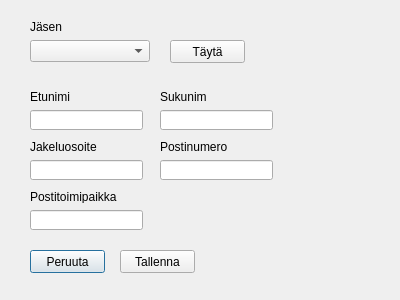
<?xml version="1.0" encoding="UTF-8"?>
<ui version="4.0">
 <class>Dialog</class>
 <widget class="QDialog" name="Dialog">
  <property name="geometry">
   <rect>
    <x>0</x>
    <y>0</y>
    <width>400</width>
    <height>300</height>
   </rect>
  </property>
  <property name="windowTitle">
   <string>Dialog</string>
  </property>
  <widget class="QComboBox" name="editMemberComboBox">
   <property name="geometry">
    <rect>
     <x>30</x>
     <y>40</y>
     <width>120</width>
     <height>22</height>
    </rect>
   </property>
  </widget>
  <widget class="QLineEdit" name="editMemberFirstNameLineEdit">
   <property name="geometry">
    <rect>
     <x>30</x>
     <y>110</y>
     <width>113</width>
     <height>20</height>
    </rect>
   </property>
  </widget>
  <widget class="QLineEdit" name="editMemberLastNameLineEdit">
   <property name="geometry">
    <rect>
     <x>160</x>
     <y>110</y>
     <width>113</width>
     <height>20</height>
    </rect>
   </property>
  </widget>
  <widget class="QLineEdit" name="editMemberPostalAddressLineEdit">
   <property name="geometry">
    <rect>
     <x>30</x>
     <y>160</y>
     <width>113</width>
     <height>20</height>
    </rect>
   </property>
  </widget>
  <widget class="QLineEdit" name="editMemberZipLineEdit">
   <property name="geometry">
    <rect>
     <x>160</x>
     <y>160</y>
     <width>113</width>
     <height>20</height>
    </rect>
   </property>
  </widget>
  <widget class="QLineEdit" name="editMemberCityLineEdit">
   <property name="geometry">
    <rect>
     <x>30</x>
     <y>210</y>
     <width>113</width>
     <height>20</height>
    </rect>
   </property>
  </widget>
  <widget class="QLabel" name="label">
   <property name="geometry">
    <rect>
     <x>30</x>
     <y>90</y>
     <width>47</width>
     <height>13</height>
    </rect>
   </property>
   <property name="text">
    <string>Etunimi</string>
   </property>
  </widget>
  <widget class="QLabel" name="label_2">
   <property name="geometry">
    <rect>
     <x>30</x>
     <y>20</y>
     <width>47</width>
     <height>13</height>
    </rect>
   </property>
   <property name="text">
    <string>Jäsen</string>
   </property>
  </widget>
  <widget class="QLabel" name="label_3">
   <property name="geometry">
    <rect>
     <x>160</x>
     <y>90</y>
     <width>47</width>
     <height>13</height>
    </rect>
   </property>
   <property name="text">
    <string>Sukunimi</string>
   </property>
  </widget>
  <widget class="QLabel" name="label_4">
   <property name="geometry">
    <rect>
     <x>30</x>
     <y>140</y>
     <width>70</width>
     <height>13</height>
    </rect>
   </property>
   <property name="text">
    <string>Jakeluosoite</string>
   </property>
  </widget>
  <widget class="QLabel" name="label_5">
   <property name="geometry">
    <rect>
     <x>160</x>
     <y>140</y>
     <width>70</width>
     <height>13</height>
    </rect>
   </property>
   <property name="text">
    <string>Postinumero</string>
   </property>
  </widget>
  <widget class="QLabel" name="label_6">
   <property name="geometry">
    <rect>
     <x>30</x>
     <y>190</y>
     <width>90</width>
     <height>13</height>
    </rect>
   </property>
   <property name="text">
    <string>Postitoimipaikka</string>
   </property>
  </widget>
  <widget class="QPushButton" name="editMemberCancelPushButton">
   <property name="geometry">
    <rect>
     <x>30</x>
     <y>250</y>
     <width>75</width>
     <height>23</height>
    </rect>
   </property>
   <property name="text">
    <string>Peruuta</string>
   </property>
   <property name="default">
    <bool>true</bool>
   </property>
  </widget>
  <widget class="QPushButton" name="editMemberSavePushButton">
   <property name="geometry">
    <rect>
     <x>120</x>
     <y>250</y>
     <width>75</width>
     <height>23</height>
    </rect>
   </property>
   <property name="text">
    <string>Tallenna</string>
   </property>
  </widget>
  <widget class="QPushButton" name="editMemberPopulatePushButton">
   <property name="geometry">
    <rect>
     <x>170</x>
     <y>40</y>
     <width>75</width>
     <height>23</height>
    </rect>
   </property>
   <property name="text">
    <string>Täytä</string>
   </property>
  </widget>
 </widget>
 <tabstops>
  <tabstop>editMemberComboBox</tabstop>
  <tabstop>editMemberPopulatePushButton</tabstop>
  <tabstop>editMemberFirstNameLineEdit</tabstop>
  <tabstop>editMemberLastNameLineEdit</tabstop>
  <tabstop>editMemberPostalAddressLineEdit</tabstop>
  <tabstop>editMemberZipLineEdit</tabstop>
  <tabstop>editMemberCityLineEdit</tabstop>
  <tabstop>editMemberCancelPushButton</tabstop>
  <tabstop>editMemberSavePushButton</tabstop>
 </tabstops>
 <resources/>
 <connections/>
</ui>
